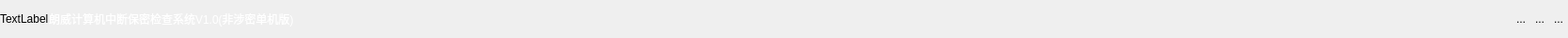
<?xml version="1.0" encoding="UTF-8"?>
<ui version="4.0">
 <class>SoftwareInfowg</class>
 <widget class="QWidget" name="SoftwareInfowg">
  <property name="geometry">
   <rect>
    <x>0</x>
    <y>0</y>
    <width>1670</width>
    <height>40</height>
   </rect>
  </property>
  <property name="minimumSize">
   <size>
    <width>1670</width>
    <height>40</height>
   </size>
  </property>
  <property name="maximumSize">
   <size>
    <width>1670</width>
    <height>42</height>
   </size>
  </property>
  <property name="windowTitle">
   <string>Form</string>
  </property>
  <layout class="QHBoxLayout" name="horizontalLayout">
   <property name="spacing">
    <number>0</number>
   </property>
   <property name="leftMargin">
    <number>0</number>
   </property>
   <property name="topMargin">
    <number>0</number>
   </property>
   <property name="rightMargin">
    <number>0</number>
   </property>
   <property name="bottomMargin">
    <number>0</number>
   </property>
   <item>
    <widget class="QLabel" name="logo">
     <property name="text">
      <string>TextLabel</string>
     </property>
    </widget>
   </item>
   <item>
    <widget class="QLabel" name="maininfo">
     <property name="styleSheet">
      <string notr="true">color: rgb(255, 255, 255);
font: 9pt &quot;新宋体&quot;;</string>
     </property>
     <property name="text">
      <string>朗威计算机中断保密检查系统V1.0(非涉密单机版)</string>
     </property>
    </widget>
   </item>
   <item>
    <spacer name="horizontalSpacer">
     <property name="orientation">
      <enum>Qt::Horizontal</enum>
     </property>
     <property name="sizeType">
      <enum>QSizePolicy::Expanding</enum>
     </property>
     <property name="sizeHint" stdset="0">
      <size>
       <width>1145</width>
       <height>10</height>
      </size>
     </property>
    </spacer>
   </item>
   <item>
    <widget class="QToolButton" name="about">
     <property name="minimumSize">
      <size>
       <width>20</width>
       <height>20</height>
      </size>
     </property>
     <property name="maximumSize">
      <size>
       <width>20</width>
       <height>20</height>
      </size>
     </property>
     <property name="text">
      <string>...</string>
     </property>
     <property name="icon">
      <iconset resource="qres.qrc">
       <normaloff>:/res/about.png</normaloff>:/res/about.png</iconset>
     </property>
     <property name="autoRaise">
      <bool>true</bool>
     </property>
    </widget>
   </item>
   <item>
    <widget class="QToolButton" name="min">
     <property name="minimumSize">
      <size>
       <width>20</width>
       <height>20</height>
      </size>
     </property>
     <property name="maximumSize">
      <size>
       <width>20</width>
       <height>20</height>
      </size>
     </property>
     <property name="text">
      <string>...</string>
     </property>
     <property name="icon">
      <iconset resource="qres.qrc">
       <normaloff>:/res/min.png</normaloff>:/res/min.png</iconset>
     </property>
     <property name="autoRaise">
      <bool>true</bool>
     </property>
    </widget>
   </item>
   <item>
    <widget class="QToolButton" name="close">
     <property name="minimumSize">
      <size>
       <width>20</width>
       <height>20</height>
      </size>
     </property>
     <property name="maximumSize">
      <size>
       <width>20</width>
       <height>20</height>
      </size>
     </property>
     <property name="text">
      <string>...</string>
     </property>
     <property name="icon">
      <iconset resource="qres.qrc">
       <normaloff>:/res/close.png</normaloff>:/res/close.png</iconset>
     </property>
     <property name="autoRaise">
      <bool>true</bool>
     </property>
    </widget>
   </item>
  </layout>
 </widget>
 <resources>
  <include location="qres.qrc"/>
 </resources>
 <connections/>
</ui>
